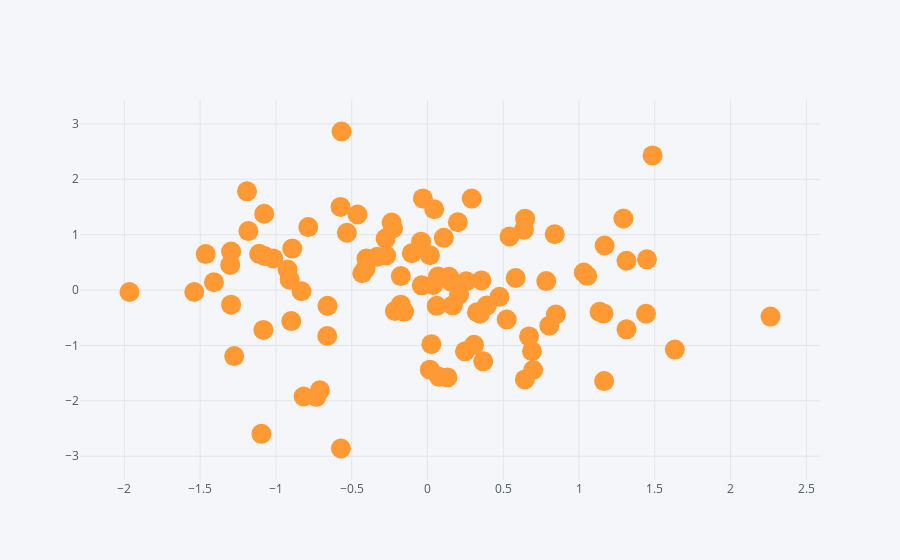

Notebook cell for this chart:
### Code cell
df.iplot(kind='scatter',x='A',y='B',mode='markers',size=20)
